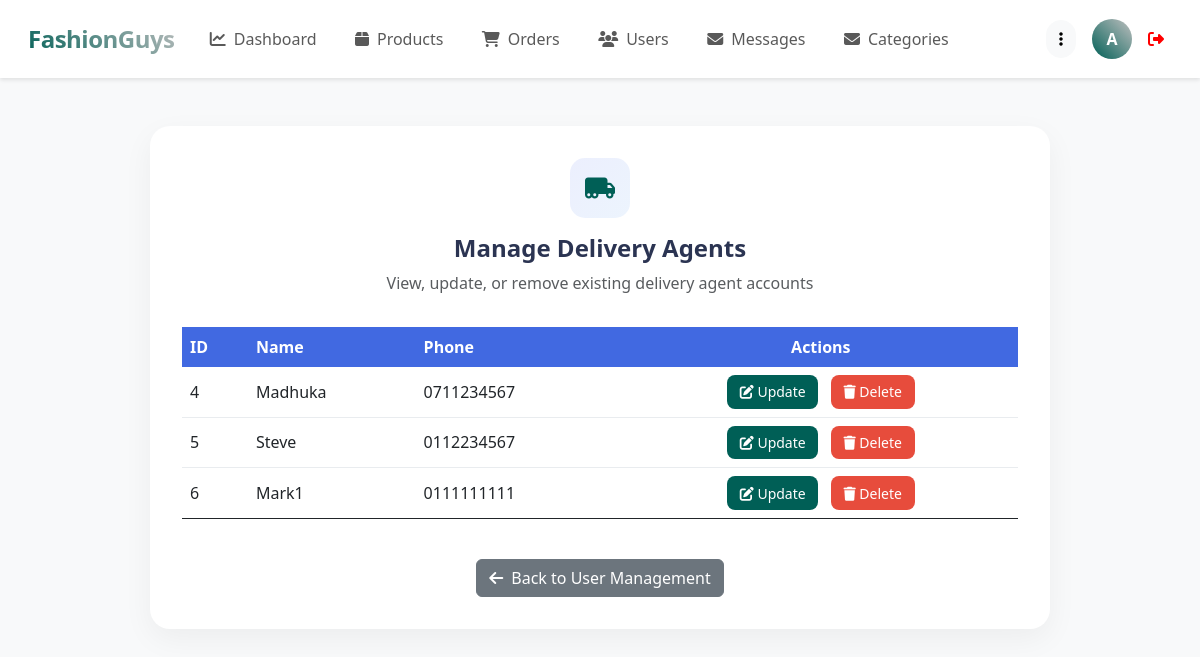
The page /admin/view_delivery_agents.php (signed in) on the database its author committed.
### tables this page shows
CREATE TABLE `delivery_agents` (
  `id` int(11) NOT NULL,
  `name` varchar(100) NOT NULL,
  `phone` varchar(15) NOT NULL,
  `password` varchar(40) NOT NULL
);

### admin/view_delivery_agents.php (the view, shortened to what this page needs)
<?php
include '../components/connect.php';
$select_agents = $conn->prepare("SELECT id, name, phone FROM `delivery_agents`");
$select_agents->execute();
$agents = $select_agents->fetchAll(PDO::FETCH_ASSOC);
?>
<!DOCTYPE html>
<html lang="en">
<head>
    <link rel="stylesheet" href="https://cdnjs.cloudflare.com/ajax/libs/font-awesome/6.1.1/css/all.min.css">
    <link href="https://cdn.jsdelivr.net/npm/bootstrap@5.3.0/dist/css/bootstrap.min.css" rel="stylesheet">
</head>
<body>
<?php include '../components/admin_header_other.php'; ?>
<section class="view-delivery-agents mt-5">
    <div class="content-card">
        <div class="card-header">
            <div class="header-icon">
                <i class="fas fa-truck-moving"></i> </div>
            <h2 class="header-title">Manage Delivery Agents</h2>
            <p class="text-muted">View, update, or remove existing delivery agent accounts</p>
        </div>
        <div class="table-responsive">
            <table class="table table-hover align-middle table-custom">
                <thead>
                    <tr>
                        <th>ID</th>
                        <th>Name</th>
                        <th>Phone</th>
                        <th class="text-center">Actions</th>
                    </tr>
                </thead>
                <tbody>
                    <?php if (count($agents) > 0): ?>
                        <?php foreach ($agents as $agent): ?>
                            <tr>
                                <td><?= htmlspecialchars($agent['id']); ?></td>
                                <td><?= htmlspecialchars($agent['name']); ?></td>
                                <td><?= htmlspecialchars($agent['phone']); ?></td>
                                <td class="text-center">
                                    <a href="update_delivery_agent.php?id=<?= $agent['id']; ?>" class="btn btn-action btn-edit me-2">
                                        <i class="fas fa-edit"></i> Update
                                    </a>
                                    <form action="" method="post" style="display:inline-block;" onsubmit="return confirm('Are you sure you want to delete this Delivery Agent?');">
                                        <button type="submit" name="delete_agent" class="btn btn-action btn-delete">
                                            <i class="fas fa-trash"></i> Delete
                                        </button>
                                    </form>
                                </td>
                            </tr>
                        <?php endforeach; ?>
                    <?php else: ?>
                        <tr>
                            <td colspan="4" class="text-center py-4">No Delivery Agents found.</td>
                        </tr>
                    <?php endif; ?>
                </tbody>
            </table>
        </div>
        <div class="text-center mt-4">
            <a href="../admin/user_management.php" class="btn btn-secondary">
                <i class="fas fa-arrow-left me-2"></i>Back to User Management
            </a>
        </div>
    </div>
</section>
</body>
</html>

### components/admin_header_other.php (shortened to what this page needs)
<nav class="navbar navbar-expand-lg modern-navbar sticky-top">
    <div class="container-fluid">
        <a class="navbar-brand" href="../admin/dashboard.php">
            FashionGuys
        </a>
        <div class="collapse navbar-collapse" id="navbarContent">
            <ul class="navbar-nav me-auto mb-2 mb-lg-0">
                <li class="nav-item">
                    <a class="nav-link <?= basename($_SERVER['PHP_SELF']) == 'dashboard.php' ? 'active' : ''; ?>"
                       href="../admin/dashboard.php">
                        <i class="fas fa-chart-line me-2"></i>Dashboard
                    </a>
                </li>
                <li class="nav-item">
                    <a class="nav-link <?= basename($_SERVER['PHP_SELF']) == 'products.php' ? 'active' : ''; ?>"
                       href="../admin/products.php">
                        <i class="fas fa-box me-2"></i>Products
                    </a>
                </li>
                <li class="nav-item">
                    <a class="nav-link <?= basename($_SERVER['PHP_SELF']) == 'orders.php' ? 'active' : ''; ?>"
                       href="../admin/orders.php">
                        <i class="fas fa-shopping-cart me-2"></i>Orders
                    </a>
                </li>
                <li class="nav-item">
                    <a class="nav-link <?= basename($_SERVER['PHP_SELF']) == 'users.php' ? 'active' : ''; ?>"
                       href="../admin/users.php">
                        <i class="fas fa-users me-2"></i>Users
                    </a>
                </li>
                <li class="nav-item">
                    <a class="nav-link <?= basename($_SERVER['PHP_SELF']) == 'messages.php' ? 'active' : ''; ?>"
                       href="../admin/messages.php">
                        <i class="fas fa-envelope me-2"></i>Messages
                    </a>
                </li>
                <li class="nav-item">
                    <a class="nav-link <?= basename($_SERVER['PHP_SELF']) == 'categories.php' ? 'active' : ''; ?>"
                       href="../admin/categories.php">
                        <i class="fas fa-envelope me-2"></i>Categories
                    </a>
                </li>
            </ul>
            <?php
                $select_profile = $conn->prepare("SELECT * FROM `admins` WHERE id = ?");
                $select_profile->execute([$admin_id]);
                $fetch_profile = $select_profile->fetch(PDO::FETCH_ASSOC);
            ?>
            <div class="profile-section">
                <div class="dropdown">
                    <button class="btn btn-light rounded-pill" data-bs-toggle="dropdown">
                        <i class="fas fa-ellipsis-v"></i>
                    </button>
                </div>
                <div class="dropdown">
                    <div class="profile-image" role="button" data-bs-toggle="dropdown">
                        <?= strtoupper(substr($fetch_profile['name'], 0, 1)); ?>
                    </div>
                </div>
                <a href="../components/admin_logout.php"
                   class=""
                   style="text-decoration: none; color: red;"
                   onclick="return confirm('Are you sure you want to logout?');">
                    <i class="fas fa-sign-out-alt me-2"></i>
                </a>
            </div>
        </div>
    </div>
</nav>

### admin/view_delivery_agents.php (style rules this page uses)
:root { --primary-color: #005F56; --secondary-color: #3f37c9; --accent-color: #C0C0C0; --success-color: #2ecc71; --danger-color: #e74c3c; --warning-color: #f39c12; }
body { background-color: #f8f9fa; }
.content-card { background: white; border-radius: 20px; padding: 2rem; box-shadow: 0 10px 30px rgba(0, 0, 0, 0.05); margin: 2rem auto; max-width: 900px; }
.card-header { text-align: center; margin-bottom: 2rem; }
.header-icon { width: 60px; height: 60px; border-radius: 15px; background: linear-gradient(135deg, rgba(67, 97, 238, 0.1), rgba(72, 149, 239, 0.1)); color: var(--primary-color); display: flex; align-items: center; justify-content: center; font-size: 1.5rem; margin: 0 auto 1rem; }
.header-title { font-size: 1.5rem; font-weight: 700; color: #2b3452; margin-bottom: 0.5rem; }
.table-responsive { margin-top: 1.5rem; }
.table-custom thead th { background-color: var(--secondary-color); color: white; border-bottom: none; }
.table-custom tbody tr { border-bottom: 1px solid #e9ecef; }
.table-custom tbody tr:last-child { border-bottom: none; }
.btn-action { padding: 0.4rem 0.8rem; font-size: 0.875rem; border-radius: 8px; transition: all 0.2s ease; }
.btn-edit { background-color: var(--primary-color); color: white; border: none; }
.btn-delete { background-color: var(--danger-color); color: white; border: none; }

### components/admin_header_other.php (style rules this page uses)
:root { --primary-color: #005F56; --secondary-color: #4169E1; --accent-color: #C0C0C0; }
.modern-navbar { background: white; padding: 1rem; box-shadow: 0 2px 15px rgba(0,0,0,0.05); }
.navbar-brand { font-size: 1.5rem; font-weight: 700; background: linear-gradient(45deg, var(--primary-color), var(--accent-color)); -webkit-background-clip: text; -webkit-text-fill-color: transparent; letter-spacing: -0.5px; }
.nav-link { position: relative; padding: 0.5rem 1rem !important; margin: 0 0.2rem; border-radius: 8px; transition: all 0.3s ease; }
.profile-section { display: flex; align-items: center; gap: 1rem; }
.profile-image { width: 40px; height: 40px; border-radius: 10px; background: linear-gradient(45deg, var(--primary-color), var(--accent-color)); display: flex; align-items: center; justify-content: center; color: white; font-weight: 600; }
.modern-navbar { background-color: #fff; box-shadow: 0 2px 4px rgba(0,0,0,0.1); }
.profile-image { width: 40px; height: 40px; background-color: #0d6efd; color: white; border-radius: 50%; display: flex; align-items: center; justify-content: center; font-weight: bold; cursor: pointer; }
.nav-link { padding: 0.5rem 1rem; border-radius: 0.5rem; transition: all 0.3s; }

### rows shown on the page
delivery_agents: id "4", name "Madhuka", phone "0711234567"
delivery_agents: id "5", name "Steve", phone "0112234567"
delivery_agents: id "6", name "Mark1", phone "0111111111"

### other values the page prints
substr($fetch_profile['name'], 0, 1) "A"
